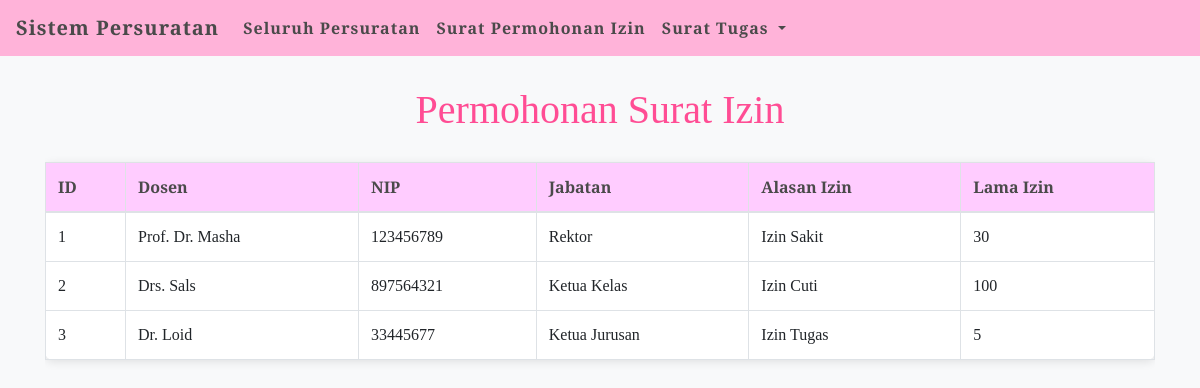
/Tugas2/index.php?page=surat_tugas, run on the app's committed database.
### tables this page shows
CREATE TABLE `permohonan_izin` (
  `izin_id` int NOT NULL,
  `dosen` varchar(255) NOT NULL,
  `nip` varchar(20) NOT NULL,
  `jabatan` varchar(50) NOT NULL,
  `alasan_izin` varchar(255) NOT NULL,
  `lama_izin` varchar(20) NOT NULL
);

### Tugas2/class.php (the view, shortened to what this page needs)
<?php
class Database {
    private $host = "localhost";
    private $db_name = "persuratan_dosen";
    private $username = "root";
    private $password = "";
    public function __construct() {
        $this->conn = new mysqli($this->host, $this->username, $this->password, $this->db_name);
    }
}
class PermohonanIzin extends Database {
    private $table = "permohonan_izin";
    public function getAllPermohonanIzin() {
        $sql = "SELECT * FROM $this->table";
        $result = $this->conn->query($sql);
        return $result->fetch_all(MYSQLI_ASSOC);
    }
}
class ViewPermohonanIzin extends PermohonanIzin {
    public function displayPermohonanIzin() {
        $data = $this->getAllPermohonanIzin();
        echo '<div class="table-responsive">';
        echo '<table class="table table-bordered">';
        echo '<thead><tr><th>ID</th><th>Dosen</th><th>NIP</th><th>Jabatan</th><th>Alasan Izin</th><th>Lama Izin</th></tr></thead>';
        echo '<tbody>';
        foreach ($data as $index => $row) {
            echo '<tr>';
            echo '<td>' . $row['izin_id'] . '</td>';
            echo '<td>' . $row['dosen'] . '</td>';
            echo '<td>' . $row['nip'] . '</td>';
            echo '<td>' . $row['jabatan'] . '</td>';
            echo '<td>' . $row['alasan_izin'] . '</td>';
            echo '<td>' . $row['lama_izin'] . '</td>';
            echo '</tr>';
        }
        echo '</tbody></table></div>';
    }
}
?>

### Tugas2/index.php (style rules this page uses)
body { background-color: #f8f9fa; font-family: 'Playfair Display', serif; }
.table { background-color: #ffffff; border-radius: 8px; box-shadow: 0 2px 10px rgba(0, 0, 0, 0.1); margin-top: 20px; }
th { background-color: #ffccff; color: #4a4a4a; }

### data on the page
permohonan_izin: izin_id "1", dosen "Prof. Dr. Masha", nip "123456789", jabatan "Rektor", alasan_izin "Izin Sakit", lama_izin "30"
permohonan_izin: izin_id "2", dosen "Drs. Sals", nip "897564321", jabatan "Ketua Kelas", alasan_izin "Izin Cuti", lama_izin "100"
permohonan_izin: izin_id "3", dosen "Dr. Loid", nip "33445677", jabatan "Ketua Jurusan", alasan_izin "Izin Tugas", lama_izin "5"
